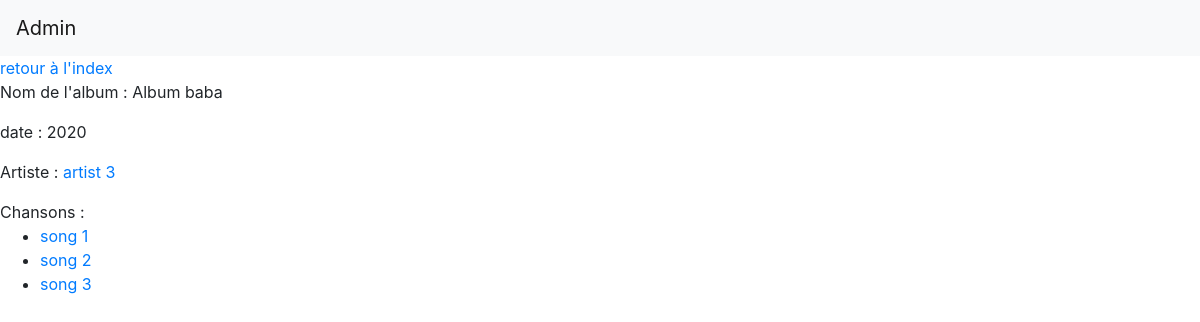
Page /index.php?p=album&album_id=7 on the committed database.
### tables this page shows
CREATE TABLE IF NOT EXISTS `albums` (
  `id` int(11) NOT NULL AUTO_INCREMENT,
  `name` varchar(255) NOT NULL,
  `year` int(11) NOT NULL,
  `artist_id` int(11) NOT NULL,
  PRIMARY KEY (`id`),
  KEY `artist_link` (`artist_id`)
);

CREATE TABLE IF NOT EXISTS `artists` (
  `id` int(11) NOT NULL AUTO_INCREMENT,
  `name` varchar(255) NOT NULL,
  `biography` varchar(255) NOT NULL,
  `image` varchar(255) DEFAULT NULL,
  `label_id` int(11) NOT NULL,
  PRIMARY KEY (`id`),
  KEY `artist_label_link` (`label_id`) USING BTREE
);

CREATE TABLE IF NOT EXISTS `songs` (
  `id` int(11) NOT NULL AUTO_INCREMENT,
  `title` varchar(255) NOT NULL,
  `artist_id` int(11) NOT NULL,
  `album_id` int(11) NOT NULL,
  PRIMARY KEY (`id`),
  KEY `album_link` (`album_id`),
  KEY `artist_song_link` (`artist_id`)
);

### index.php (called while the page is built, shortened)
<?php
if(isset($_GET['p'])) {
    switch ($_GET['p']) {
        case 'album' :
            require 'controllers/albumController.php';
            break;
    }
}
else{
    require 'controllers/indexController.php';
}
require('views/front.php');

### models/Album.php (called while the page is built, shortened)
<?php
function getAlbum($id) {
    $db = dbConnect();
    $query = $db->prepare('SELECT * FROM albums WHERE id = ?');
    $result = $query->execute( [$id] );
    if($result){
        return $query-> fetch();
    }
    else{
        return false;
    }
}

### controllers/albumController.php (called while the page is built, shortened)
<?php
require_once 'models/Album.php';
require_once 'models/Artist.php';
require_once 'models/Song.php';
$album = getAlbum($_GET['album_id']);
$artist = getArtist($album['artist_id']);
$songs = getSongs($album['id']);

### models/Artist.php (called while the page is built, shortened)
<?php
function getArtist($id) {
    $db = dbConnect();
    $query = $db ->prepare('SELECT * FROM artists WHERE id = ?');
    $query ->execute([
        $id
    ]);
    $result = $query->fetch();
    return $result;
}

### models/Song.php (called while the page is built, shortened)
<?php
function getSongs($albumId = null) {
    $db = dbConnect();
    if ($albumId != false) {
        $query = $db->prepare('SELECT * FROM songs WHERE album_id = ?');
        $result = $query->execute([$albumId]);
        $songs = $query->fetchAll();
    } else {
        $query = $db->query('SELECT * FROM songs');
        $songs = $query->fetchAll();
    }
    return $songs;
}

### views/album.php (the view)
<a href="index.php">retour à l'index</a>
<p>Nom de l'album : <?= $album['name'] ?></p>
<p>date : <?= $album['year'] ?></p>
<p>Artiste : <a href="index.php?p=artist&artist_id=<?= $artist['id'] ?>"><?= $artist['name'] ?></a></p>
Chansons :
<?php if(sizeof($songs) > 0): ?>
  <ul>
  <?php foreach($songs as $song): ?>
    <li><a href="index.php?p=song&song_id=<?= $song['id'] ?>"><?= $song['title'] ?></a></li>
  <?php endforeach; ?>
  </ul>
<?php else: ?>
  <p>aucune chanson pour cet album</p>
<?php endif; ?>

### rows in the picture
albums: name "Album baba", year "2020"
artists: name "artist 3"
songs: title "song 1"
songs: title "song 2"
songs: title "song 3"
